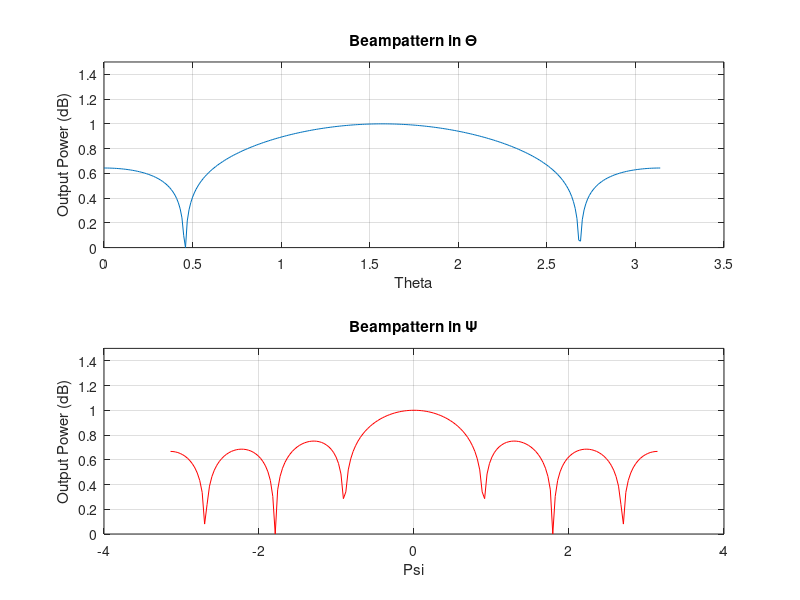

MATLAB code to generate this figure:
%% 6.056 HW 1
%% Kathryn Fung
%% Collab with: Matt Flores, Nic Swanda, Pete Ventola

clear all
close all
clc

% Problem 1.1: see document
% Problem 1.2: see document
% Problem 1.3: see document

% Problem 2: Creating a 7 element array
N = 7;  % Number of elements
lambda= 2; % arbitrary wavelength for fun
D = lambda/2; % Element spacing (m)
phi_s = 90;    % steering angle
theta_0 = 90; % broadside, coming in

% Here's what our array looks like
% ula = phased.ULA('NumElements',N,'ElementSpacing',D,'ArrayAxis','z');   % just for visual
% figure(1)
% viewArray(ula,'Title','Uniform Linear Array (ULA)')

fc = 1e9;   % i can make this whatever i want
% uniform weighting
w = [ 1/7 1/7 1/7 1/7 1/7 1/7 1/7]; % all on
% w = [ 0 1/7 1/7 1/7 1/7 1/7 1/7]; % first out
% w = [ 1/7 1/7 0 1/7 1/7 1/7 1/7]; % third out
% w = [ 1/7 1/7 0 0 1/7 0 1/7]; % 3/4/6 out
% w = [ 1/7 0 1/7 0 1/7 0 1/7]; % 2/4/6 out

%c = 1525;   % water soundspeed, why not
% resp = ula(fc,ang)    % some built in function
% for weighting, all uniform
% to turn off an element, change weight to 0

N=7;                        % Number of elements
D=[-(N-1)/2:1:(N-1)/2].';   % Distance, column vector
%w = [ones(N,1)]/N;          % weight of 1/N (1/7), unifrom

theta = [0:0.01:pi];        % vecotr of thetas from 0 to pi
psi = [-1:0.01:1]*pi;       % vector of psis from -pi to pi

v_psi = exp(1i*D*psi);           % vector of vs e^j*D*psi
v_theta = exp(1i*D*cos(theta));           % vector of vs e^j*D*theta DO I NEED COS OR NOT

B_psi = w*v_psi;                   % weights times vector v
B_theta = w*v_theta;
B_theta = 10*log10(abs(B_theta).^2);
B_psi = 10*log10(abs(B_psi).^2);

%%
figure(2);
% This plots the instantaneous power for every element (N waveforms).
subplot(2,1,1)
plot(theta,normalize(B_theta,'range'));
 ylim([0 1.5]);
%xlim([0 pi]);
grid on;
title('Beampattern in \Theta');
xlabel('Theta');
ylabel('Output Power (dB)');
%
% hold on;
subplot(2,1,2)
plot(psi,normalize(B_psi,'range'),'r');
grid on;
ylim([0 1.5]);
%xlim([-90 90]);
title('Beampattern in \Psi');
xlabel('Psi');
ylabel('Output Power (dB)');
%tightfig;








